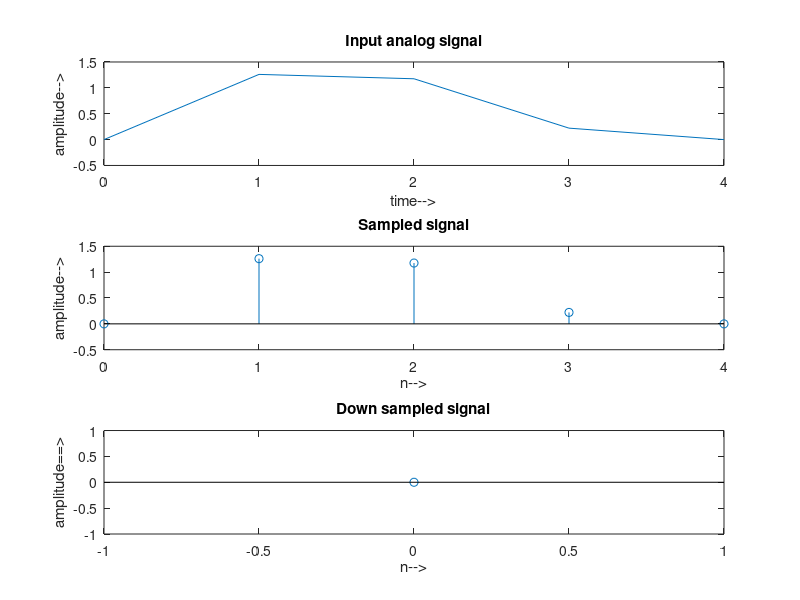

Reproduce this figure in MATLAB.
clc;
clear all;
close all;
N=input('Enter the sequence length N:');
M=input('Enter the down sampling factor M:');
f1=0.05;
f2=0.2;
t=0:1:N-1;
x=sin(2*pi*f1*t)+sin(2*pi*f2*t);
x1=x(1:M:N);
t1=1:1:N/M;
subplot(3,1,1);
plot(t,x);
xlabel('time-->');
ylabel('amplitude-->');
title('Input analog signal');
subplot(3,1,2);
stem(t,x);
xlabel('n-->');
ylabel('amplitude-->');
title('Sampled signal');
subplot(3,1,3);
stem(t1-1,x1);
xlabel('n-->');
ylabel('amplitude==>');
title('Down sampled signal');
